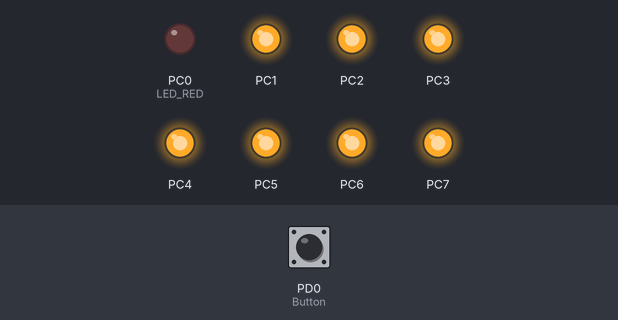
The program below on a simulated ATmega328P, built with avr-gcc and emulated at 16 MHz. Shown: output pins drawn as LEDs (lit = HIGH). The inputs (shaded band) are chosen by the test bench; at power-on: PD0 (Button) HIGH.

Above: at 0.1 s.
Timing chart, 0 to 1.6 s (numbered marks = the images above):
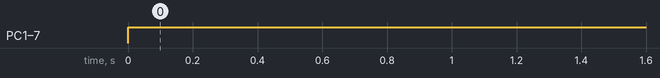

The program:

main.c
```c
/* Defines -----------------------------------------------------------*/
#define LED_GREEN   PB5     // AVR pin where green LED is connected
#define LED_RED     PC0
#define BLINK_DELAY 100
#define Button PD0

#ifndef F_CPU
#define F_CPU 16000000      // CPU frequency in Hz required for delay
#endif

/* Includes ----------------------------------------------------------*/
#include <util/delay.h>     // Functions for busy-wait delay loops
#include <avr/io.h>         // AVR device-specific IO definitions
#include <avr/sfr_defs.h>
/* Functions ---------------------------------------------------------*/
/**
* Main function where the program execution begins. Toggle two LEDs
* when a push button is pressed.
*/
int main(void)
{
	/* GREEN LED */
	// Set pin as output in Data Direction Register...
	/* second LED */
	// WRITE YOUR CODE HERE
	//init data register
	DDRC = 0xFF;
	PORTC=0xFF;

	// Button
	DDRB = DDRB | (0<<Button);
	PORTD=PORTD| (1<<Button);

	//
	PORTC=PORTC & ~(1<<0);
	// Infinite loop
	int i=0;
	int up=1;
	while (1)
	{
		// Pause several milliseconds

		// WRITE YOUR CODE HERE
		if (bit_is_clear(PIND,0) && up!=0) // if button pressed and direction is up
		{

			PORTC = PORTC ^ (1<<i);
			PORTC = PORTC ^ (1<<(i+1));
			i=i+1;
		}

		if (bit_is_clear(PIND,0) && up==0)
		{

			PORTC = PORTC ^ (1<<i);
			PORTC = PORTC ^ (1<<(i-1));
			i=i-1;
		}

		if(i==4 || i==0) //switch up/down directin
		up^=1;

		_delay_ms(BLINK_DELAY);
	}

	// Will never reach this
	return 0;
}
```

Measured:
- by itself, PC1–7: LOW → HIGH at 0.00 s
